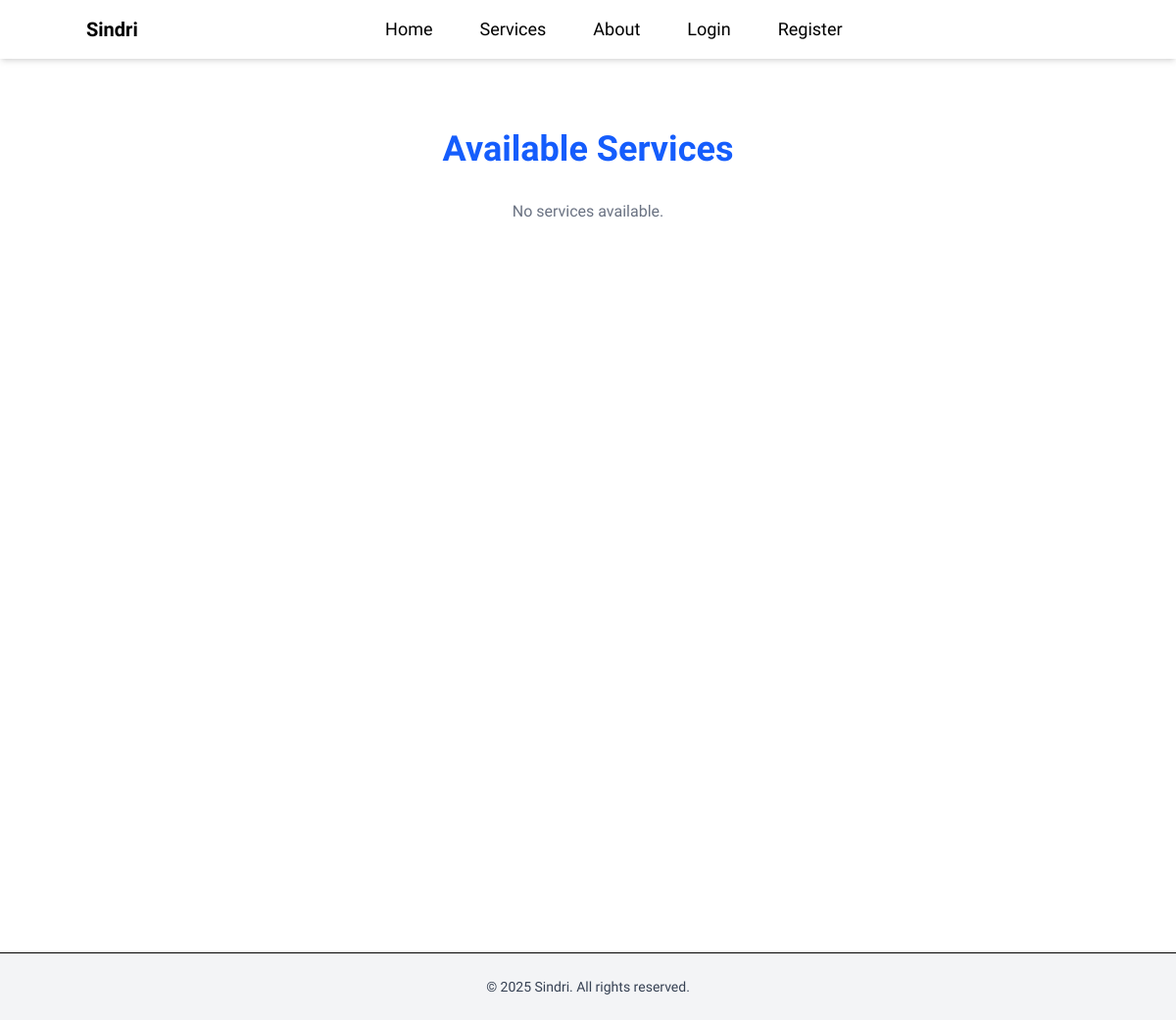
/services/services/, run on an earlier commit of the app's database.
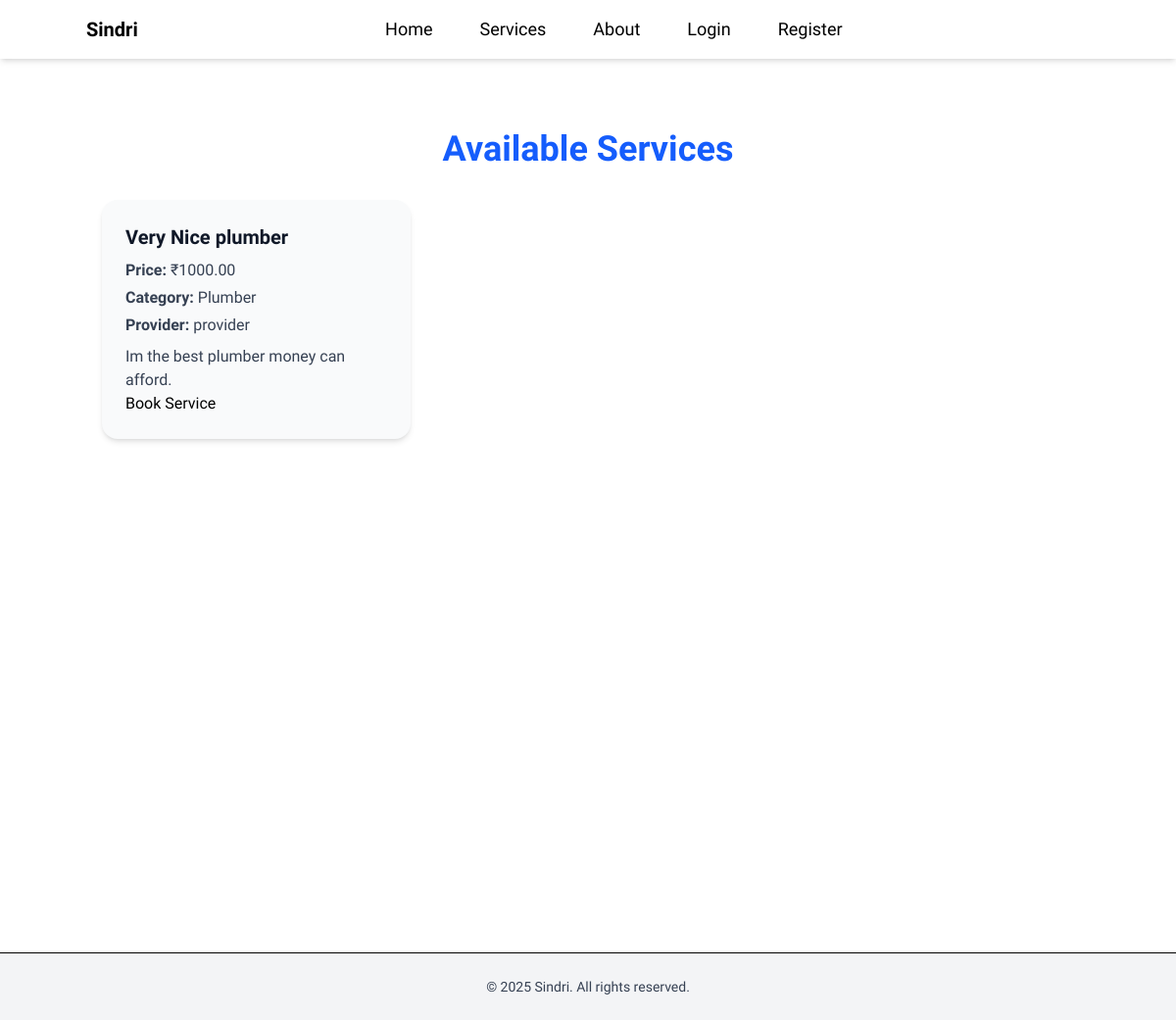
And on a later commit of the database.
### services/models.py (models this page shows, shortened)
class Service(models.Model):
    provider = models.ForeignKey(CustomUser, on_delete=models.CASCADE)
    category = models.ForeignKey(ServiceCategory, on_delete=models.SET_NULL, null= True)
    title = models.CharField(max_length=100)
    description = models.TextField()
    price = models.DecimalField(max_digits=8, decimal_places=2)
    location = models.CharField(max_length=150, blank=True)
    is_active = models.BooleanField(default=True)

class ServiceCategory(models.Model):
    name = models.CharField(max_length=50)

### users/models.py (models this page shows, shortened)
class CustomUser(AbstractUser):
    user_type_choices=[
        ('customer','Customer'),
        ('provider','Service Provider')
    ]
    user_type=models.CharField(max_length=10, choices=user_type_choices)
    city=models.CharField(max_length=10, blank=True, null=True)
    zipcode=models.CharField(max_length=10, blank=True, null=True)

### services/views.py (the view)
# urls.py: path('services/', views.service_list, name='service_list'),       # List all services
def service_list(request):
    services = Service.objects.filter(is_active=True)
    return render(request, 'services/service_list.html', {'services':services})

### services/templates/services/service_list.html (shortened to what this page needs)
{% extends 'base.html' %}
{% block content %}
<section class="min-h-screen bg-white px-4 py-8">
    <div class="max-w-5xl mx-auto">
        <h1 class="text-4xl font-extrabold text-center text-blue-600 mb-8">Available Services</h1>
        <div class="grid grid-cols-1 md:grid-cols-2 lg:grid-cols-3 gap-6">
            {% for service in services %}
                <div class="bg-gray-50 shadow-md rounded-2xl p-6 hover:shadow-xl transition">
                    <h2 class="text-xl font-semibold text-gray-900 mb-2">{{ service.title }}</h2>
                    <p class="text-gray-700 mb-1"><strong>Price:</strong> ₹{{ service.price }}</p>
                    <p class="text-gray-700 mb-1"><strong>Category:</strong> {{ service.category.name }}</p>
                    <p class="text-gray-700 mb-1"><strong>Provider:</strong> {{ service.provider.username }}</p>
                    <p class="text-gray-700 mt-2">{{ service.description }}</p>
                    <a href="{% url 'book_service' service.id %}">Book Service</a>
                </div>
            {% empty %}
                <p class="col-span-full text-center text-gray-500">No services available.</p>
            {% endfor %}
        </div>
    </div>
</section>
{% endblock %}

What changed in the data, as far as the page shows it:
added Service: title "Very Nice plumber", price "1000.00", category.name "Plumber", provider.username "provider", description "Im the best plumber money can afford."
Also different on the page:
text no longer shown: "No services available."
